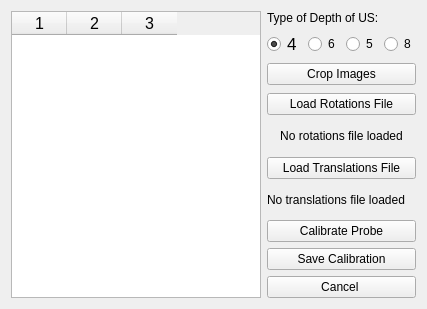
<?xml version="1.0" encoding="UTF-8"?>
<ui version="4.0">
 <class>ProbeCalibrationWidget</class>
 <widget class="QWidget" name="ProbeCalibrationWidget">
  <property name="geometry">
   <rect>
    <x>0</x>
    <y>0</y>
    <width>427</width>
    <height>309</height>
   </rect>
  </property>
  <property name="windowTitle">
   <string>Probe Calibration Setup</string>
  </property>
  <layout class="QGridLayout" name="gridLayout">
   <item row="0" column="0" rowspan="8">
    <widget class="QTableWidget" name="tableWidget">
     <property name="font">
      <font>
       <pointsize>12</pointsize>
      </font>
     </property>
     <property name="columnCount">
      <number>3</number>
     </property>
     <attribute name="horizontalHeaderVisible">
      <bool>true</bool>
     </attribute>
     <attribute name="horizontalHeaderCascadingSectionResizes">
      <bool>false</bool>
     </attribute>
     <attribute name="horizontalHeaderDefaultSectionSize">
      <number>55</number>
     </attribute>
     <attribute name="horizontalHeaderMinimumSectionSize">
      <number>10</number>
     </attribute>
     <attribute name="verticalHeaderDefaultSectionSize">
      <number>20</number>
     </attribute>
     <column/>
     <column/>
     <column/>
    </widget>
   </item>
   <item row="0" column="2">
    <layout class="QVBoxLayout" name="verticalLayout">
     <property name="spacing">
      <number>6</number>
     </property>
     <property name="bottomMargin">
      <number>2</number>
     </property>
     <item>
      <widget class="QLabel" name="label">
       <property name="text">
        <string>Type of Depth of US:</string>
       </property>
      </widget>
     </item>
     <item>
      <layout class="QHBoxLayout" name="horizontalLayout">
       <item>
        <widget class="QRadioButton" name="radioButton_4">
         <property name="font">
          <font>
           <pointsize>13</pointsize>
          </font>
         </property>
         <property name="text">
          <string>4</string>
         </property>
         <property name="checked">
          <bool>true</bool>
         </property>
        </widget>
       </item>
       <item>
        <widget class="QRadioButton" name="radioButton_6">
         <property name="text">
          <string>6</string>
         </property>
        </widget>
       </item>
       <item>
        <widget class="QRadioButton" name="radioButton_5">
         <property name="contextMenuPolicy">
          <enum>Qt::NoContextMenu</enum>
         </property>
         <property name="text">
          <string>5</string>
         </property>
        </widget>
       </item>
       <item>
        <widget class="QRadioButton" name="radioButton_8">
         <property name="text">
          <string>8</string>
         </property>
        </widget>
       </item>
      </layout>
     </item>
     <item>
      <widget class="QPushButton" name="cropButton">
       <property name="text">
        <string>Crop Images</string>
       </property>
       <property name="flat">
        <bool>false</bool>
       </property>
      </widget>
     </item>
    </layout>
   </item>
   <item row="1" column="2">
    <widget class="QPushButton" name="rotationsButton">
     <property name="text">
      <string>Load Rotations File</string>
     </property>
    </widget>
   </item>
   <item row="2" column="2">
    <widget class="QLabel" name="rotationsLabel">
     <property name="text">
      <string>No rotations file loaded</string>
     </property>
     <property name="alignment">
      <set>Qt::AlignCenter</set>
     </property>
    </widget>
   </item>
   <item row="3" column="2">
    <widget class="QPushButton" name="translationsButton">
     <property name="text">
      <string>Load Translations File</string>
     </property>
    </widget>
   </item>
   <item row="4" column="2">
    <widget class="QLabel" name="translationsLabel">
     <property name="text">
      <string>No translations file loaded</string>
     </property>
     <property name="alignment">
      <set>Qt::AlignLeading|Qt::AlignLeft|Qt::AlignVCenter</set>
     </property>
    </widget>
   </item>
   <item row="7" column="2">
    <widget class="QPushButton" name="cancelButton">
     <property name="text">
      <string>Cancel </string>
     </property>
    </widget>
   </item>
   <item row="5" column="2">
    <widget class="QPushButton" name="calibrateButton">
     <property name="text">
      <string>Calibrate Probe</string>
     </property>
    </widget>
   </item>
   <item row="6" column="2">
    <widget class="QPushButton" name="saveButton">
     <property name="text">
      <string>Save Calibration</string>
     </property>
    </widget>
   </item>
  </layout>
 </widget>
 <resources/>
 <connections>
  <connection>
   <sender>cropButton</sender>
   <signal>clicked()</signal>
   <receiver>ProbeCalibrationWidget</receiver>
   <slot>crop()</slot>
   <hints>
    <hint type="sourcelabel">
     <x>301</x>
     <y>79</y>
    </hint>
    <hint type="destinationlabel">
     <x>297</x>
     <y>143</y>
    </hint>
   </hints>
  </connection>
  <connection>
   <sender>calibrateButton</sender>
   <signal>clicked()</signal>
   <receiver>ProbeCalibrationWidget</receiver>
   <slot>calibrate()</slot>
   <hints>
    <hint type="sourcelabel">
     <x>417</x>
     <y>241</y>
    </hint>
    <hint type="destinationlabel">
     <x>426</x>
     <y>141</y>
    </hint>
   </hints>
  </connection>
  <connection>
   <sender>rotationsButton</sender>
   <signal>clicked()</signal>
   <receiver>ProbeCalibrationWidget</receiver>
   <slot>loadRotationsFile()</slot>
   <hints>
    <hint type="sourcelabel">
     <x>417</x>
     <y>115</y>
    </hint>
    <hint type="destinationlabel">
     <x>426</x>
     <y>104</y>
    </hint>
   </hints>
  </connection>
  <connection>
   <sender>translationsButton</sender>
   <signal>clicked()</signal>
   <receiver>ProbeCalibrationWidget</receiver>
   <slot>loadTranslationsFile()</slot>
   <hints>
    <hint type="sourcelabel">
     <x>417</x>
     <y>178</y>
    </hint>
    <hint type="destinationlabel">
     <x>230</x>
     <y>151</y>
    </hint>
   </hints>
  </connection>
  <connection>
   <sender>cancelButton</sender>
   <signal>clicked()</signal>
   <receiver>ProbeCalibrationWidget</receiver>
   <slot>close()</slot>
   <hints>
    <hint type="sourcelabel">
     <x>325</x>
     <y>288</y>
    </hint>
    <hint type="destinationlabel">
     <x>213</x>
     <y>154</y>
    </hint>
   </hints>
  </connection>
  <connection>
   <sender>saveButton</sender>
   <signal>clicked()</signal>
   <receiver>ProbeCalibrationWidget</receiver>
   <slot>saveCalibration()</slot>
   <hints>
    <hint type="sourcelabel">
     <x>347</x>
     <y>259</y>
    </hint>
    <hint type="destinationlabel">
     <x>213</x>
     <y>154</y>
    </hint>
   </hints>
  </connection>
 </connections>
 <slots>
  <slot>crop()</slot>
  <slot>calibrate()</slot>
  <slot>loadRotationsFile()</slot>
  <slot>loadTranslationsFile()</slot>
  <slot>saveCalibration()</slot>
 </slots>
</ui>
